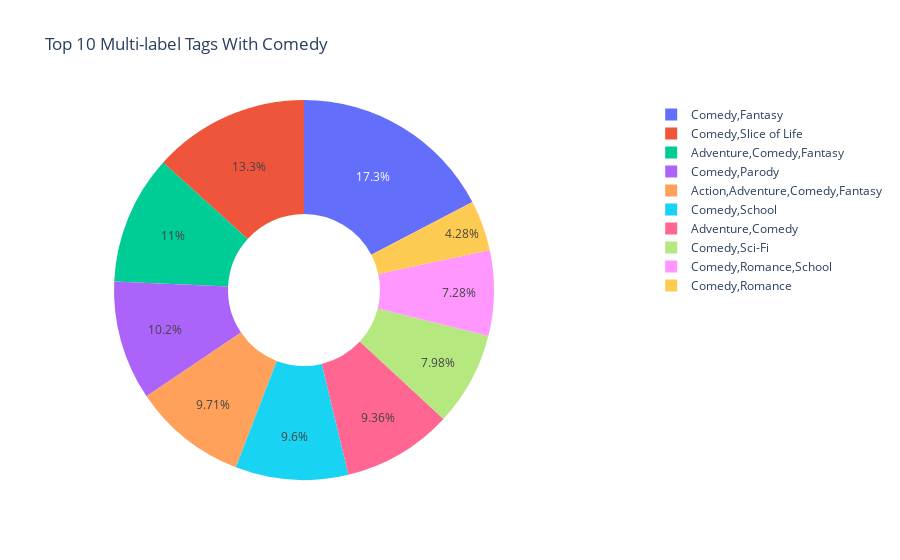

Write notebook code for a chart like this one.
### Markdown cell above
### Multi-Label Tag with Comedy

### Code cell
genres_with_comedy = []

for i in anime_genre.index:
    if anime_genre[i].find('Comedy') > -1:
        for j in anime_genre[i].split(", "):
            if j != 'Comedy':
                genres_with_comedy.append(j)   


genres_with_comedy_count = pd.Series(genres_with_comedy).value_counts().head(10)   

fig = {
  "data": [
    {
      "values": genres_with_comedy_count.tolist(),
      "labels": genres_with_comedy_count.index.tolist(),
      "domain": {"x": [0, .8]},
      "name": "Number Of Students Rates",
      "hoverinfo":"label+percent+name",
      "hole": .4,
      "type": "pie"
    },],
  "layout": {
        "title":"Top 10 Multi-label Tags With Comedy"
    }
}
iplot(fig)

### Figure 1 — Plotly figure (JSON) as saved in the notebook; plotly's stock layout.template omitted (floating-point values rounded to 4 significant figures)
{"data": [{"domain": {"x": [0, 0.8]}, "hole": 0.4, "hoverinfo": "label+percent+name", "labels": ["Comedy,Fantasy", "Comedy,Slice of Life", "Adventure,Comedy,Fantasy", "Comedy,Parody", "Action,Adventure,Comedy,Fantasy", "Comedy,School", "Adventure,Comedy", "Comedy,Sci-Fi", "Comedy,Romance,School", "Comedy,Romance"], "name": "Number Of Students Rates", "type": "pie", "values": [150, 115, 95, 88, 84, 83, 81, 69, 63, 37]}], "layout": {"title": {"text": "Top 10 Multi-label Tags With Comedy"}}}
